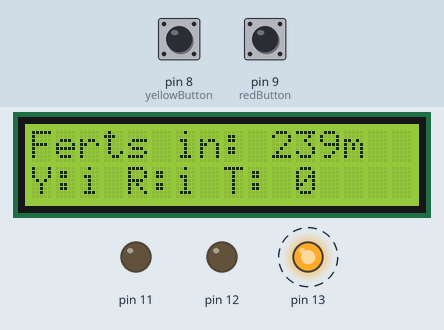
Simulated run of this sketch. Board: Arduino Uno, built with avr-gcc and run on an emulated ATmega328P. Parts: 16×2 character LCD, output pins drawn as LEDs (lit = HIGH). Dashed ring = blinking. Inputs (shaded band) come from the test bench; at power-on: pin 8 (yellowButton) LOW, pin 9 (redButton) LOW.

Above: at 1.2 s.
1.3 s: pin 8 (yellowButton) pulled HIGH for 0.15 s
At 1.38 s:
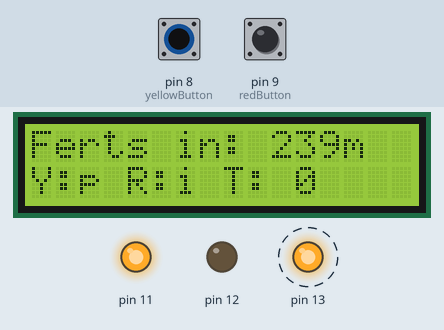
2.9 s: pin 9 (redButton) pulled HIGH for 0.15 s
At 2.99 s:
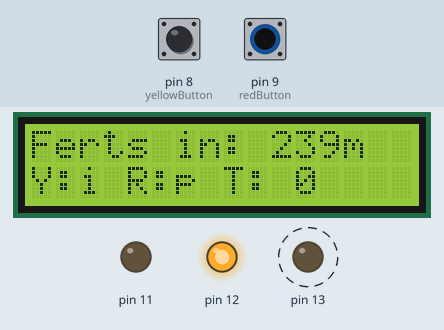
4.5 s: pin 8 (yellowButton) pulled HIGH for 1 s
At 6.7 s:
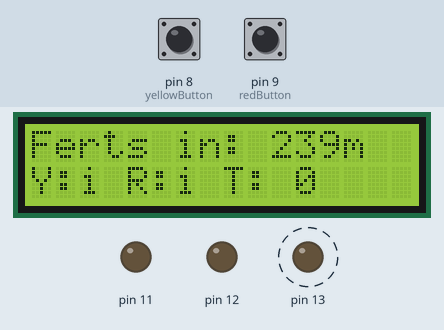
7.0 s: pin 9 (redButton) pulled HIGH for 1 s
At 7.5 s:
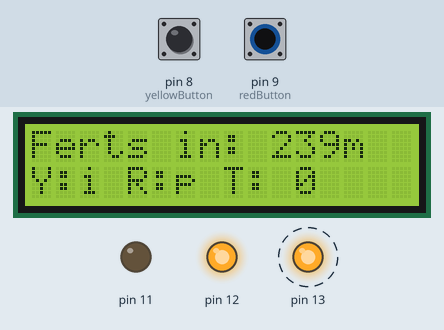
9.5 s: pin 9 (redButton) pulled HIGH for 3.2 s
At 13.9 s:
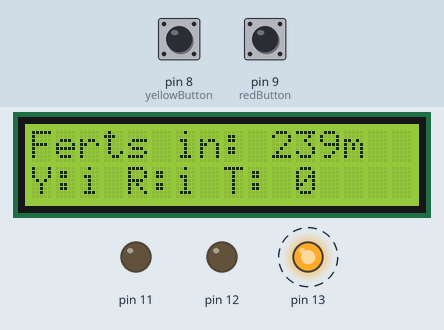
14.2 s: pin 8 (yellowButton) pulled HIGH for 3.2 s
At 16.9 s:
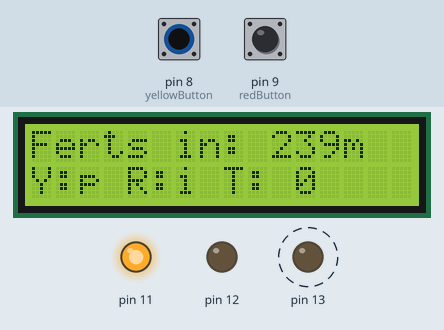
Timing chart, 0 to 19.9 s (numbered marks = the images above; inputs shaded):
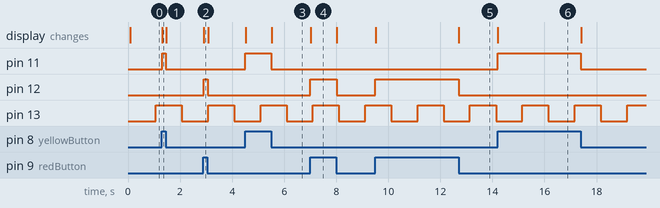

The sketch:

aquariumFert.ino
```cpp
#include <LiquidCrystal.h>

class LEDDisplay {
  private:
    // initialize the library with the numbers of the interface pins
    LiquidCrystal _lcd;
    String _line1 = "";
    String _line2 = "";
    bool _toUpdate = false;
  public:
    LEDDisplay(int pin1, int pin2, int pin3, int pin4, int pin5, int pin6) : _lcd(pin1, pin2, pin3, pin4, pin5, pin6)
    {
      // set up the LCD's number of columns and rows:
      _lcd.begin(16, 2);
    }

    void printLine(String str, int line)
    {
      // set the cursor to column 0, line 1
      // (note: line 1 is the second row, since counting begins with 0):
      if (line == 0 && _line1 != str) {
        _line1 = str;
        _toUpdate = true;
      }
      else if (line == 1 && _line2 != str) {
        _line2 = str;
        _toUpdate = true;
      }
      if (_toUpdate)
      {
        _lcd.clear();
        _lcd.setCursor(0, 0);
        _lcd.print(_line1);
        _lcd.setCursor(0, 1);
        _lcd.print(_line2);
        _toUpdate = false;
      }
    }
};

class Button {
  private:
    bool _pressed;
    int _pin;

  public:
    Button(int pin){
      _pressed = false;
      _pin = pin;
    }

    bool getStatus(){
      return digitalRead(_pin);
    }
};

class LED {
  private:
    int _pin;
    bool _state;
    unsigned long _stateChangedTime;
    int _interval;

  public:
    LED(int pin, int interval){
      _pin = pin;
      _state = false;
      _stateChangedTime = millis();
      _interval = interval;
    }

    void flash() {
      unsigned long now = millis();
      if (now > (_stateChangedTime + _interval))
      {
        //change led state
        if (_state == false) {
          _state = true;
        }
        else {
          _state = false;
        }
        _stateChangedTime = now;
      }
      digitalWrite(_pin, _state);
    }

    int getPin(){
      return _pin;
    }
};

class Motor {
  private:
    // initialize the library with the numbers of the interface pins
    int _pin;
    bool _primingRequired;
    bool _running;
    int _doseLength; // dosing rate = 1ml / 1000ms
    unsigned long _lastDoseStart;
    bool _dosingRequired;
    bool _dosingNow;

  public:
    Motor(int pin, int doseLength)
    {
      _pin = pin;
      _primingRequired = false;
      _running = false;
      _doseLength = doseLength; //milliseconds
      _lastDoseStart = 0;
      _dosingRequired = false;
      pinMode(_pin, OUTPUT);
    }

    int getPin() {
      return _pin;
    }

    String getState()
    {
      if (_primingRequired && _running) {
        return "p";
      }
      else if (_dosingRequired && _running) {
        return "d";
      }
      else if (!_primingRequired && !_dosingRequired && !_running) {
        return "i";
      }
      else if (_running) {
        _running = false;
        return "e";
      }
      else {
        _running = false;
        return "ee";
      }
    }

    void prime(bool on) {
      _primingRequired = on;
    }

    void dose() {
      if (!_dosingRequired)
      {
        _dosingRequired = true;
        _lastDoseStart = millis();
      }
    }

    void tick()
    {
      //UPDATE!
      //decide if dosing is required
      unsigned long now = millis();
      if (_dosingRequired && now >= _lastDoseStart + _doseLength) {
        _dosingRequired = false;
      }
      if (now < _lastDoseStart) {
        _dosingRequired = false; //looped around, panic!
      }

      if (_dosingRequired || _primingRequired) {
        _running = true;
      }
      else {
        _running = false;
      }

      digitalWrite(_pin, _running);
    }

};

LEDDisplay disp(A0, A1, 5, 4, 3, 2);

Button redButton(9); // motor2
Button yellowButton(8); //motor1
LED boardLED(13,1000);

// Motor dosing rate = 1ml/1000ms

// Clear liquid (yellow motor) = easycarbo
// https://www.easylifeaquarium.co.uk/products/freshwater/plant-food/easycarbo
// Aquarium with only a few plants : 1 ml per 100 litres daily
// Aquarium moderately planted : 1 ml per 50 litres daily
// Aquarium heavily planted : 1 ml per 25 litres daily

// Brown liquid (red motor) = profito plat food
// https://www.easylifeaquarium.co.uk/products/freshwater/plant-food/profito
// The dosage is very economical: 10 ml per 100 litres aquarium water every week.
// It's also possible to add 1/7 of the total dosage on a daily basis.
// The colour of the product can vary from dark green to dark brown.
// TIP:
// Use the first couple of weeks about 1/3 of the dosage.
// That can later be adjusted to attain the best possible growth rate
// (weekly per 100 litres 10 ml +/- 40%). The best dosage can be determined by
// observing the youngest leaves of the plant.
// If they are light green, then the dosage can be increased.
// When algae should appear and/or no further growth enhancement of
// the plants can be observed, then the dosage may be reduced.
// The introduction of some fast-growing plants can indeed be very helpful
// to prevent algae.
long dailyms = 3600000 * 24; //1 min = 60000ms, 1 hour = 3600000ms, 2 hour = 7200000ms, 3 hours = 10800000ms, 6 hours = 21600000ms

long dailyDoses = 6;

long dosingInterval = dailyms/dailyDoses;

long easyCarboDaily = 7200; //7.2ml
long profitoDaily = 3000; //3ml

Motor yellowMotor(11, easyCarboDaily/dailyDoses);//(clear liquid carbon)
Motor redMotor(12, profitoDaily/dailyDoses);//(Black plant ferts)


long msUntilDosing = dosingInterval;
unsigned long currentTime = 0;
long totalDoses = 0;

void setup() {
  pinMode(boardLED.getPin(), OUTPUT);
  pinMode(yellowMotor.getPin(), OUTPUT);
  pinMode(redMotor.getPin(), OUTPUT);
  currentTime = millis();
}

void loop() {
  unsigned long oldTime = currentTime;
  currentTime = millis();
  if (currentTime < oldTime) {
    return; //overflowed; panic
  }
  msUntilDosing = msUntilDosing - (currentTime - oldTime);

  //read priming buttons
  yellowMotor.prime(yellowButton.getStatus());
  redMotor.prime(redButton.getStatus());

  //blinky
  boardLED.flash();

  //print countdown
  String dispTime = "";
  if (msUntilDosing >= 60000) {
    dispTime = String(round((msUntilDosing / 1000)/60)) + "m";
  }
  else {
    dispTime = String(round(msUntilDosing / 1000)) + "s";
  }
  disp.printLine("Ferts in: " + dispTime, 0);

  if (msUntilDosing <= 0)
  {
    yellowMotor.dose();
    redMotor.dose();
    msUntilDosing = dosingInterval;
    totalDoses = totalDoses + 1;
  }

   yellowMotor.tick();
   redMotor.tick();

  //print motor status
  disp.printLine("Y:" + yellowMotor.getState() + " R:" + redMotor.getState() + " T: " + (String) totalDoses,1);
  delay(10);
}
```

Measured:
- after the input at 1.3 s, pin 11: LOW → HIGH at once, → LOW 0.15 s later; the display: changes at once (image 1)
- after the input at 2.9 s, pin 12: LOW → HIGH at once, → LOW 0.15 s later; the display: changes at once (image 2)
- after the input at 4.5 s, pin 11: LOW → HIGH at once, → LOW 1.0 s later; the display: first changes at once (image 3 shows a later state)
- after the input at 7.0 s, pin 12: LOW → HIGH at once, → LOW 1.0 s later; the display: changes at once (image 4)
- after the input at 9.5 s, pin 12: LOW → HIGH at once, → LOW 3.2 s later; the display: first changes at once (image 5 shows a later state)
- after the input at 14.2 s, pin 11: LOW → HIGH at once, → LOW 3.2 s later; the display: changes at once (image 6)
- by itself, pin 13: alternates HIGH for 1.0 s and LOW for 1.0 s
